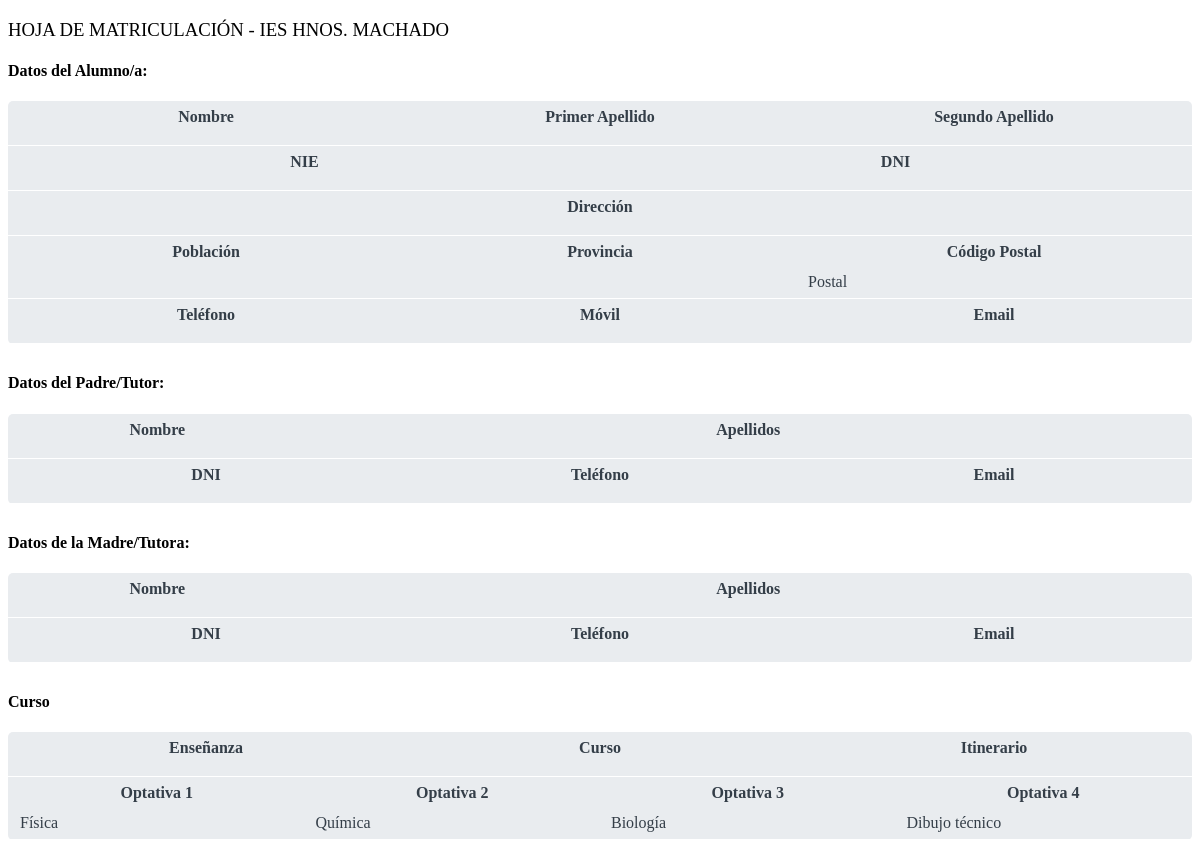
The page /php/matricula.php on the database as committed earlier.
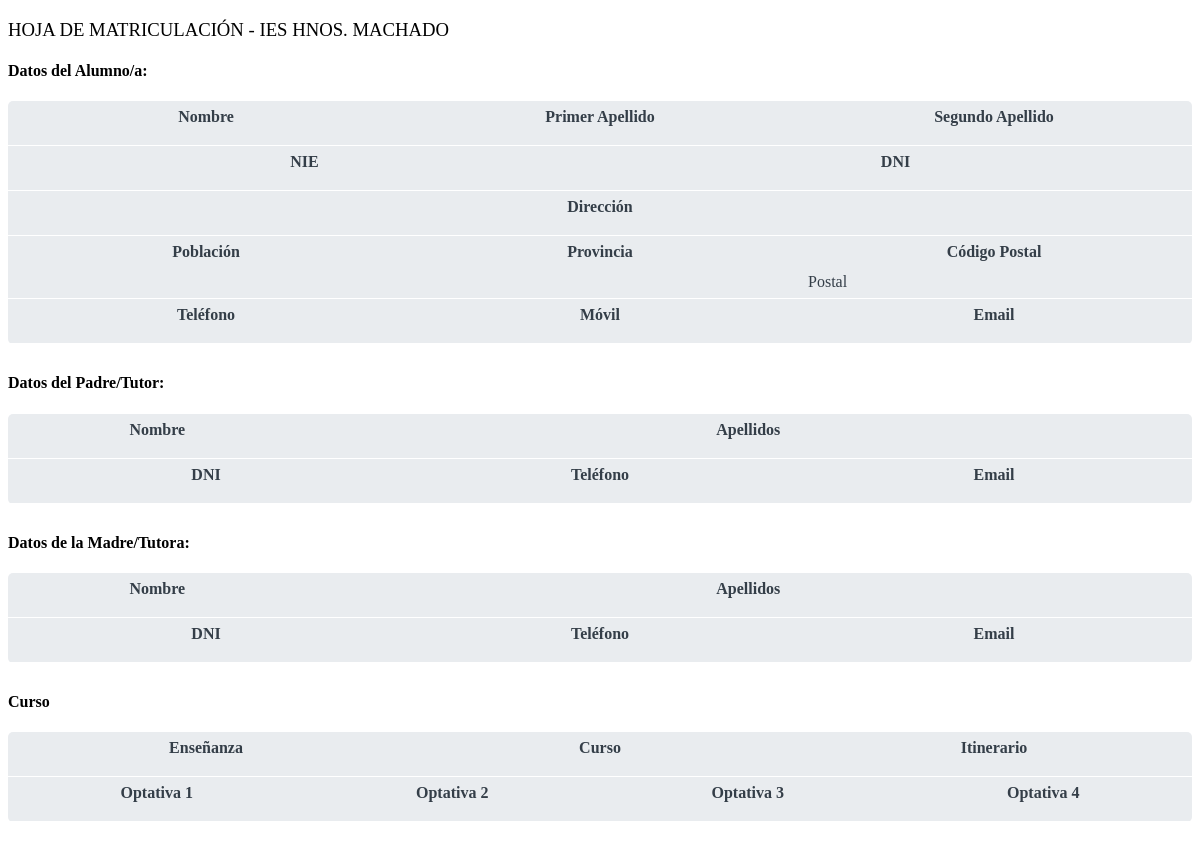
The same page on the database as committed later.
### tables this page shows
CREATE TABLE `optativas` (
  `id` int(5) NOT NULL,
  `nombre` varchar(40) NOT NULL,
  `id_grupo_optativas` int(5) NOT NULL
);

### php/functions.php (called while the page is built, shortened)
<?php
function connectDB()
{
    try
    {
        $opc=array(PDO::MYSQL_ATTR_INIT_COMMAND => "SET NAMES utf8");
        $dsn="mysql:host=localhost;dbname=automatricula";
        $usuario="root";
        $contrasena="";
        $base=new PDO($dsn,$usuario,$contrasena,$opc);
    }
    catch (PDOException $e)
    {
        die ("Error".$e->getMessage());
        $resultado=null;
    }
    return $base;
}
function ejecutaConsulta($sql)
{
		$miconexion=connectDB();
		return $miconexion->query($sql);
}
function ejecutaConsultaArray($sql)
{
		$datos=[];
		$resultset=ejecutaConsulta($sql);
		return $datos;
}
?>

### php/matricula.php (the view, shortened to what this page needs)
<!DOCTYPE html>
<html>
<head>
</head>
<body>
	<?php
		include "functions.php";
		$dni=$_SESSION['login'];
		$consulta="SELECT * FROM alumnos WHERE DNI='".$dni."';";
        $consulta2="SELECT E.NOMBRE, C.NOMBRE, I.NOMBRE FROM alumnos A, matriculas M, itinerarios I, cursos C, enseñanzas E WHERE A.DNI='".$dni."' AND A.ID=M.ID_ALUMNO AND M.ID_ITINERARIO=I.ID AND I.ID_CURSO=C.ID AND C.ID_enseñanza=E.ID";
        $consulta3="SELECT O.NOMBRE FROM matriculas M, optativas O, optativas_elegidas OE WHERE M.COD_MATRICULA=OE.COD_MATRICULA  AND O.ID=OE.ID_OPTATIVA1";
        $consulta4="SELECT O.NOMBRE FROM matriculas M, optativas O, optativas_elegidas OE WHERE M.COD_MATRICULA=OE.COD_MATRICULA  AND O.ID=OE.ID_OPTATIVA2";
        $consulta5="SELECT O.NOMBRE FROM matriculas M, optativas O, optativas_elegidas OE WHERE M.COD_MATRICULA=OE.COD_MATRICULA  AND O.ID=OE.ID_OPTATIVA3";
        $consulta6="SELECT O.NOMBRE FROM matriculas M, optativas O, optativas_elegidas OE WHERE M.COD_MATRICULA=OE.COD_MATRICULA  AND O.ID=OE.ID_OPTATIVA4";
		$resulset=ejecutaConsulta($consulta);
        $alumno=$resulset->fetch(PDO::FETCH_ASSOC);
        $resulset2=ejecutaConsulta($consulta2);
		$matricula=$resulset2->fetch(PDO::FETCH_NUM);
        $resulset3=ejecutaConsulta($consulta3);
		$optativa1=$resulset3->fetch(PDO::FETCH_NUM);
        $resulset4=ejecutaConsulta($consulta4);
		$optativa2=$resulset4->fetch(PDO::FETCH_NUM);
        $resulset5=ejecutaConsulta($consulta5);
		$optativa3=$resulset5->fetch(PDO::FETCH_NUM);
        $resulset6=ejecutaConsulta($consulta6);
		$optativa4=$resulset6->fetch(PDO::FETCH_NUM);
		$consulta7 = ejecutaConsultaArray("SELECT m.cod_matricula from alumnos a inner join matriculas m where a.id = m.id_alumno and a.dni='$dni'");
		$cod_matricula = $consulta7[0]["cod_matricula"];
	?>
	<div style="text-align:right"><barcode dimension="1D" type="EAN13" value="<?php echo $cod_matricula;?>" label="label" style="float:right;width:30mm; height:6mm; color: #000; font-size: 3mm"></barcode></div>
	<h3 style="font-weight:lighter;">HOJA DE MATRICULACIÓN - IES HNOS. MACHADO</h3>
	<h4>Datos del Alumno/a:</h4>
	<div class="contenedor">
	<table class="caja0">
		<tr><th class="caja4">Nombre</th><th class="caja4">Primer Apellido</th><th class="caja4">Segundo Apellido</th></tr>
		<tr><td class="caja4"><?php echo $alumno['nombre'];?></td><td class="caja4"><?php echo $alumno['apellido1'];?></td><td class="caja4"><?php echo $alumno['apellido2'];?></td></tr>
	</table>
	<table class="caja0">
		<tr><th class="caja3">NIE</th><th class="caja3">DNI</th></tr>
		<tr><td class="caja3"><?php echo $alumno['nie'];?></td><td class="caja3"><?php echo $alumno['dni'];?></td></tr>
	</table>
	<table class="caja0">
	 	<tr><th class="caja1">Dirección</th></tr>
	 	<tr><td class="caja1"><?php echo $alumno['direccion'];?></td></tr>
	</table>
	<table class="caja0">
	 	<tr><th class="caja4">Población</th><th class="caja4">Provincia</th><th class="caja4">Código Postal</th></tr>
	 	<tr><td class="caja4"><?php echo $alumno['poblacion'];?></td><td class="caja4"><?php echo $alumno['provincia'];?></td><td class="caja4"><?php echo $alumno['cod_postal'];?> Postal</td></tr>
	</table>
	<table class="caja0">
	 	<tr><th class="caja4">Teléfono</th><th class="caja4">Móvil</th><th class="caja4">Email</th></tr>
	 	<tr><td class="caja4"><?php echo $alumno['tel_fijo'];?></td><td class="caja4"><?php echo $alumno['tel_movil'];?></td><td class="caja4"><?php echo $alumno['correo'];?></td></tr>
	</table>
	</div>
 	<h4>Datos del Padre/Tutor:</h4>
 	<div class="contenedor">
 	<table class="caja0">
	 	<tr><th class="caja5">Nombre</th><th class="caja2">Apellidos</th></tr>
	 	<tr><td class="caja5"><?php echo $alumno['nombre_padre'];?></td><td class="caja2"><?php echo $alumno['apellidos_padre'];?></td></tr>
	</table>
	<table class="caja0">
	    <tr><th class="caja4">DNI</th><th class="caja4">Teléfono</th><th class="caja4">Email</th></tr>
	    <tr><td class="caja4"><?php echo $alumno['dni_padre'];?></td><td class="caja4"><?php echo $alumno['tel_padre'];?></td><td class="caja4"><?php echo $alumno['correo_padre'];?></td></tr>
	</table>
	</div>
	<h4>Datos de la Madre/Tutora:</h4>
	<div class="contenedor">
	<table class="caja0">
	 	<tr><th class="caja5">Nombre</th><th class="caja2">Apellidos</th></tr>
	 	<tr><td class="caja5"><?php echo $alumno['nombre_madre'];?></td><td class="caja2"><?php echo $alumno['apellidos_madre'];?></td></tr>
	</table>
	<table class="caja0">
	    <tr><th class="caja4">DNI</th><th class="caja4">Teléfono</th><th class="caja4">Email</th></tr>
	    <tr><td class="caja4"><?php echo $alumno['dni_madre'];?></td><td class="caja4"><?php echo $alumno['tel_madre'];?></td><td class="caja4"><?php echo $alumno['correo_madre'];?></td></tr>
	</table>
</div>
	<h4>Curso</h4>
	<div class="contenedor">
	<table class="caja0">
	    <tr><th class="caja4">Enseñanza</th><th class="caja4">Curso</th><th class="caja4">Itinerario</th></tr>
	    <tr><td class="caja4"><?php echo $matricula[0];?></td><td class="caja4"><?php echo $matricula[1];?></td><td class="caja4"><?php echo $matricula[2];?></td></tr>
    </table>
    <table class="caja0">
	    <tr><th class="caja5">Optativa 1</th><th class="caja5">Optativa 2</th><th class="caja5">Optativa 3</th><th class="caja5">Optativa 4</th></tr>
	    <tr><td class="caja5"><?php echo $optativa1[0];?></td><td class="caja5"><?php echo $optativa2[0];?></td><td class="caja5"><?php echo $optativa3[0];?></td><td class="caja5"><?php echo $optativa4[0];?></td></tr>
	</table>
</div>
</body>
</html>

### php/matricula.php (style rules this page uses)
.caja0 { width:100%; }
.caja1 { width:100%; }
.caja2 { width: 75%; }
.caja3 { width: 50%; }
.caja4 { width: 33.3%; }
.caja5 { width: 25%; }
.caja1, .caja2, .caja3, .caja4, .caja5 { padding:5px 10px; color:#343e48; border-radius:5px; }
.caja0 { border-bottom: solid 1px white; }
.contenedor { background-color:#e9ecef; border-radius:5px; margin-bottom:30px; }

Rows that differ between the two databases and show on the page:
removed optativas: nombre "Física"
removed optativas: nombre "Química"
removed optativas: nombre "Biología"
removed optativas: nombre "Dibujo técnico"
